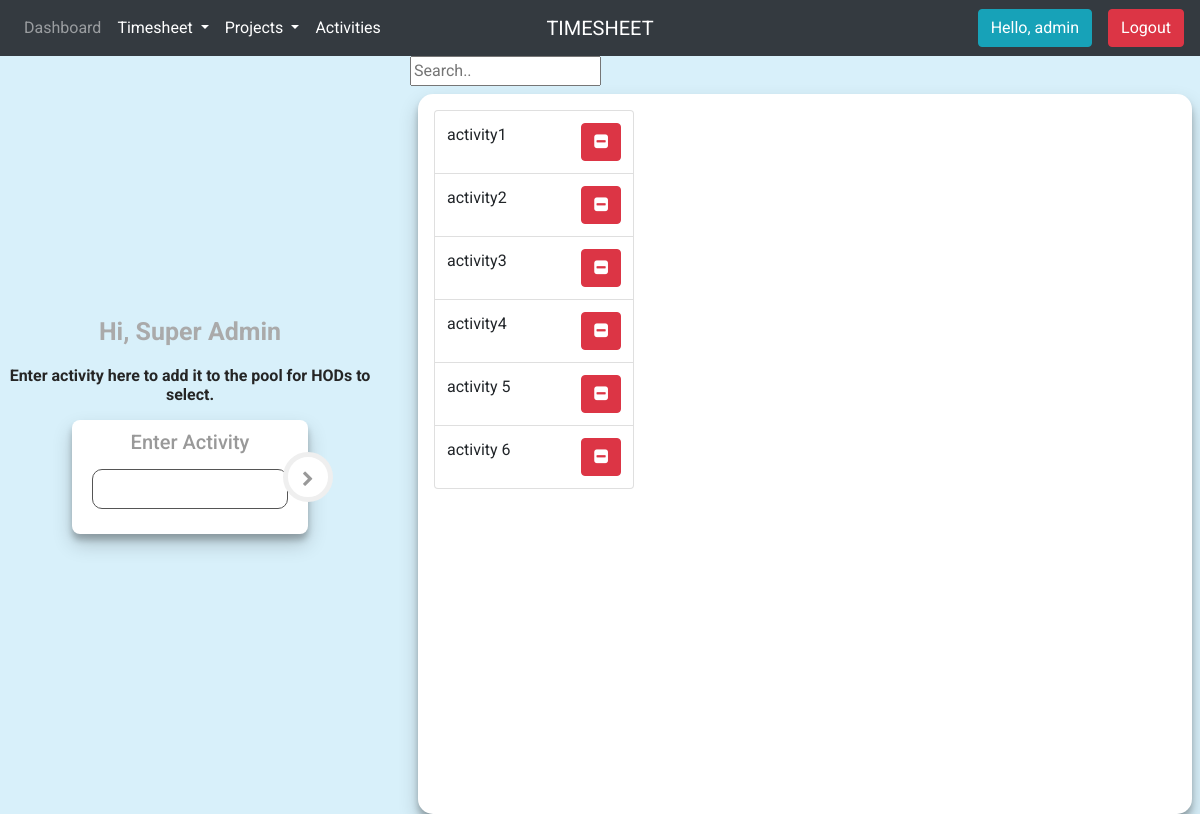
The page /create_activity/ (signed in) on the database as committed earlier.
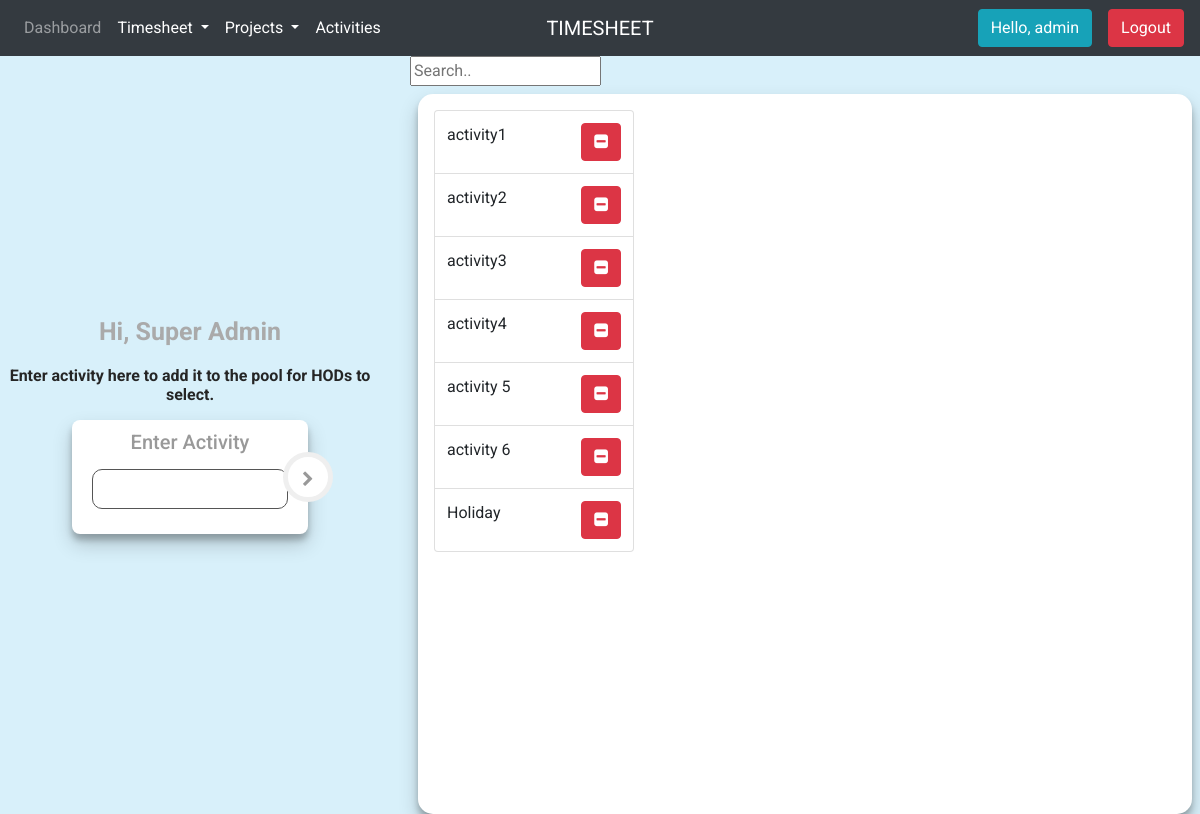
The same page on the database as committed later.
### accounts/models.py (models this page shows, shortened)
class Act(models.Model):
    name = models.CharField(max_length=200, null=True)
    date_created = models.DateTimeField(auto_now_add=True, null=True)

### accounts/decorators.py (the view)
        def wrapper(request, *args, **kwargs):
            group = None
            if request.user.groups.exists():
                groups = request.user.groups.all()
            for group in groups:
                if group.name in allowed_roles:
                    return view_func(request, *args, **kwargs)
            return render(request, 'accounts/error2.html', status=401)

### accounts/forms.py
class ActivityForm(ModelForm):
    class Meta:
        model = Act
        fields = '__all__'
        widgets = {
            'name': forms.TextInput(attrs={'class': 'form-control'}),
        }

### accounts/templatetags/group_check.py (called while the page is built)
@register.filter(name='has_group')
def has_group(user, group_name):
    group = Group.objects.get(name=group_name)
    return True if group in user.groups.all() else False

### accounts/views.py (called while the page is built)
@login_required(login_url='/')
@allowed_users(allowed_roles=['planning_dept'])
def create_activity(request):
    form = ActivityForm()
    acts = Act.objects.all()
    context = {'form': form, 'acts': acts}
    if request.method == 'POST':
        form = ActivityForm(request.POST)
        if form.is_valid():
            form.save()
        return redirect('create_activity')
    return render(request, 'accounts/create_activity.html', context)

### accounts/templates/accounts/create_activity.html (shortened to what this page needs)
{% extends 'accounts/main.html' %}
{% load static %}
{% block content %}
{% include 'accounts/_navbar.html' %}
<div  id="create_activity">
    <div class="row h-100">
    <div class="col-sm-4 my-auto">
    <div class="text-center" style="padding:50px 0">
	<div class="logo">Hi, {{request.user.employee.name}} </div>
    <h6 id="act_info">Enter activity here to add it to the pool for HODs to select.</h6>
	<div class="login-form-1">
			<div class="main-login-form">
				<div class="login-group">
                    <form method="POST" action="">
                            <h5 class="text-center">Enter Activity</h5>
                            {{form}}
                          <button type="submit" class="login-button"><i class="fa fa-chevron-right"></i></button>
                    </form>
				</div>
			</div>
	</div>
</div>
    </div>
    <div class="col-sm-8" id="act_table">
            <input id="myInput" type="text" placeholder="Search..">
       <div class="act-list m-2 p-3">
            <ul role="menu" class="listItems list-group">
            {% for act in acts%}
            <li class="list-group-item my-auto">
                {{act.name}}
                <a href=" {% url 'delete_activity' act.id %} "><button type="button" class="btn btn-danger float-right" id="{{act.id}}"> <i class="fa fa-minus-square"></i></button></a>
            </li>
            {% endfor %}
            </ul>
       </div>
    </div>
    </div>
</div>
{% endblock %}

Rows that differ between the two databases and show on the page:
added Act: name "Holiday"
